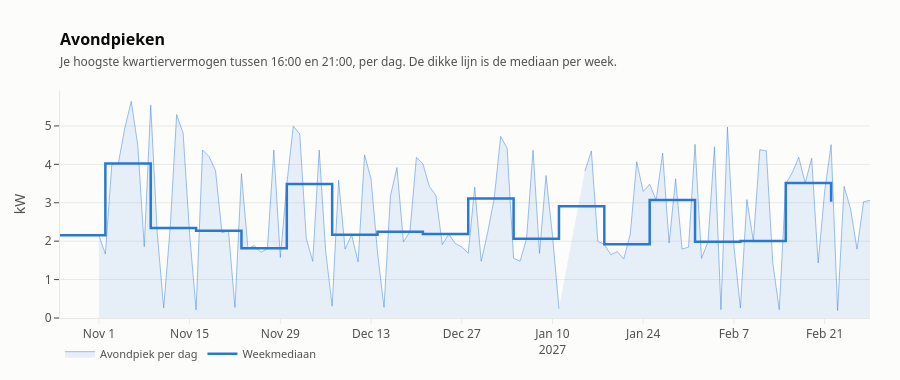

Write notebook code for a chart like this one.
### Markdown cell above
## 3. Card 1 — Avondpieken

The highest evening peak per day, with the calmer weekly median over it. Purely descriptive:
no target value and no judging colour, in line with the existing capacity and baseload
analyses. Sketch: figuur A2.

### Code cell
figure = go.Figure()
figure.add_trace(
    go.Scatter(
        x=daily["day"],
        y=daily["evening_peak_in_kilowatt"],
        name="Avondpiek per dag",
        mode="lines",
        line={"color": SERIES_FAINT, "width": 1},
        fill="tozeroy",
        fillcolor=SERIES_FILL,
        hovertemplate="%{y:.2f} kW<extra></extra>",
    )
)
figure.add_trace(
    go.Scatter(
        x=week_medians["week"],
        y=week_medians["median_evening_peak_in_kilowatt"],
        name="Weekmediaan",
        mode="lines",
        line={"color": SERIES, "width": 2.5, "shape": "hv"},
        hovertemplate="%{y:.2f} kW<extra></extra>",
    )
)
style(
    figure,
    "Avondpieken",
    "Je hoogste kwartiervermogen tussen 16:00 en 21:00, per dag. De dikke lijn is de mediaan per week.",
    "kW",
)
